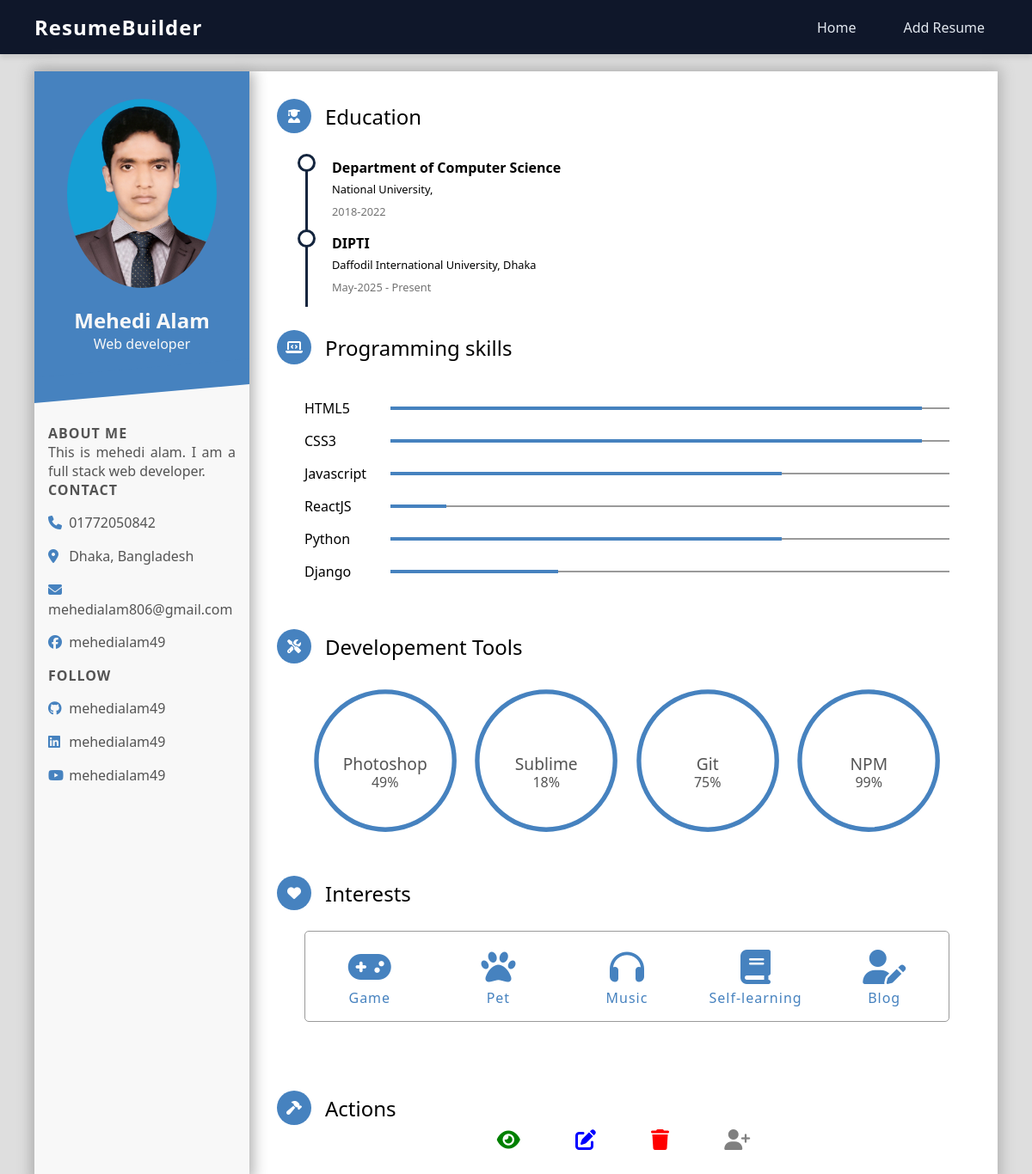
/viewResume/1, run on the app's committed database.
### resume/models.py (models this page shows)
class resumeModel(models.Model):
    profileImage = models.ImageField(upload_to='media/resume', null=True)
    fullName = models.CharField(max_length=100, null=True)
    profession = models.CharField(max_length=100, null=True)
    description = models.TextField(null=True)
    city = models.CharField(max_length=100, null=True)
    country = models.CharField(max_length=100, null=True)
    phone = models.CharField(max_length=17, null=True)
    email = models.CharField(max_length=100, null=True)
    projects = models.IntegerField(null=True)
    followers = models.CharField(max_length=100, null=True)
    likes = models.CharField(max_length=100, null=True)
    about = models.TextField(null=True)
    facebook = models.CharField(max_length=100, null=True)
    github = models.CharField(max_length=100, null=True)
    linkedin = models.CharField(max_length=100, null=True)
    department = models.CharField(max_length=100, null=True)
    university = models.CharField(max_length=100, null=True)
    grad_year = models.CharField(max_length=100, null=True)
    institute = models.CharField(max_length=100, null=True)
    progress = models.CharField(max_length=100, null=True)
    html = models.IntegerField(null=True)
    css = models.IntegerField(null=True)
    react = models.IntegerField(null=True)
    vue = models.IntegerField(null=True)
    python = models.IntegerField(null=True)
    django = models.IntegerField(null=True)
    photoshop = models.IntegerField(null=True)
    sublime = models.IntegerField(null=True)
    git = models.IntegerField(null=True)
    npm = models.IntegerField(null=True)

### resume/views.py (the view)
# urls.py: path('viewResume/<str:id>', viewResume, name='viewResume'),
def viewResume(request,id):
    resumeData = resumeModel.objects.get(id=id)
    return render(request, 'viewResume.html', {'resume': resumeData})

### resume/templates/viewResume.html (shortened to what this page needs)
{% extends 'master.html' %}
{% block body %}
  <div class="wrapper">
    <div class="intro">
      <div class="profile">
        <div class="photo">
          <img src="{{ resume.profileImage.url }}" alt="profile" />
        </div>
        <div class="bio">
          <h1 class="name">{{resume.fullName}}</h1>
          <p class="profession">{{resume.profession}}</p>
        </div>
      </div>
      <div class="intro-section about">
        <h1 class="title">about me</h1>
        <p class="paragraph">{{resume.about}}</p>
      </div>
      <div class="intro-section contact">
        <h1 class="title">Contact</h1>
        <div class="info-section">
          <i class="fas fa-phone"></i>
          <span>{{resume.phone}}</span>
        </div>
        <div class="info-section">
          <i class="fas fa-map-marker-alt"></i>
          <span>{{resume.city}}, {{resume.country}}</span>
        </div>
        <div class="info-section">
          <i class="fa-solid fa-envelope"></i>
          <span>{{resume.email}}</span>
        </div>
        <div class="info-section link">
          <i class="fab fa-facebook"></i>
          <a target="_blank" rel="author" href="https://www.facebook.com/MehediAlam49/"><span>{{resume.facebook}}</span></a>
        </div>
      </div>
      <div class="intro-section follow">
        <h1 class="title">Follow</h1>
        <div class="info-section link">
          <i class="fab fa-github"></i>
          <a target="_blank" rel="author" href="https://github.com/MehediAlam49"><span>{{resume.github}}</span></a>
        </div>
        <div class="info-section link">
          <i class="fa-brands fa-linkedin"></i>
          <a target="_blank" rel="author" href="https://www.linkedin.com/in/mehedialam49/"><span>{{resume.linkedin}}</span></a>
        </div>
        <div class="info-section link">
          <i class="fa-brands fa-youtube"></i>
          <a target="_blank" rel="author" href="https://www.youtube.com/@mehedialam49/"><span>mehedialam49</span></a>
        </div>
      </div>
    </div>
    <div class="detail">
      <div class="detail-section edu">
        <div class="detail-title">
          <div class="title-icon">
            <i class="fas fa-user-graduate"></i>
          </div>
          <span>Education</span>
        </div>
        <div class="detail-content">
          <div class="timeline-block">
            <h1>Department of Computer Science</h1>
            <p>{{resume.university}}, {{resume.counrty}}</p>
            <time>{{resume.grad_year}}</time>
          </div>
          <div class="timeline-block">
            <h1>{{resume.institute}}</h1>
            <p>Daffodil International University, {{resume.city}}</p>
            <time>{{resume.progress}}</time>
          </div>
        </div>
      </div>
      <div class="detail-section pg-skill">
        <div class="detail-title">
          <div class="title-icon">
            <i class="fas fa-laptop-code"></i>
          </div>
          <span>Programming skills</span>
        </div>
        <div class="detail-content">
          <ul class="pg-list">
            <li>
              <span>HTML5</span>
              <div class="sb-skeleton">
                <div class="skillbar" style="--pgbar-length: {{resume.html}}%"></div>
              </div>
            </li>
            <li>
              <span>CSS3</span>
              <div class="sb-skeleton">
                <div class="skillbar" style="--pgbar-length: {{resume.css}}%"></div>
              </div>
            </li>
            <li>
              <span>Javascript</span>
              <div class="sb-skeleton">
                <div class="skillbar" style="--pgbar-length: {{resume.vue}}%"></div>
              </div>
            </li>
            <li>
              <span>ReactJS</span>
              <div class="sb-skeleton">
                <div class="skillbar" style="--pgbar-length: {{resume.react}}%"></div>
              </div>
            </li>
            <li>
              <span>Python</span>
              <div class="sb-skeleton">
                <div class="skillbar" style="--pgbar-length: {{resume.python}}%"></div>
              </div>
            </li>
            <li>
              <span>Django</span>
              <div class="sb-skeleton">
                <div class="skillbar" style="--pgbar-length: {{resume.django}}%"></div>
              </div>
            </li>
          </ul>
        </div>
      </div>
      <div class="detail-section tool-skill">
        <div class="detail-title">
          <div class="title-icon">
            <i class="fas fa-tools"></i>
          </div>
          <span>Developement Tools</span>
        </div>
        <div class="detail-content">
          <ul class="tool-list">
            <li>
              <svg viewbox="0 0 100 100">
                <circle cx="50" cy="50" r="45"></circle>
                <circle class="cbar" cx="50" cy="50" r="45" style="--raw-percent: {{resume.photoshop}}"></circle>
              </svg>
              <span class="tl-name">Photoshop</span>
              <span class="tl-exp">{{resume.photoshop}}%</span>
            </li>
            <li>
              <svg viewbox="0 0 100 100">
                <circle cx="50" cy="50" r="45"></circle>
                <circle class="cbar" cx="50" cy="50" r="45" style="--raw-percent: {{resume.sublime}}"></circle>
              </svg>
              <span class="tl-name">Sublime</span>
              <span class="tl-exp">{{resume.sublime}}%</span>
            </li>
            <li>
              <svg viewbox="0 0 100 100">
                <circle cx="50" cy="50" r="45"></circle>
                <circle class="cbar" cx="50" cy="50" r="45" style="--raw-percent: {{resume.git}}"></circle>
              </svg>
              <span class="tl-name">Git</span>
              <span class="tl-exp">{{resume.git}}%</span>
            </li>
            <li>
              <svg viewbox="0 0 100 100">
                <circle cx="50" cy="50" r="45"></circle>
                <circle class="cbar" cx="50" cy="50" r="45" style="--raw-percent: {{resume.npm}}"></circle>
              </svg>
              <span class="tl-name">NPM</span>
              <span class="tl-exp">{{resume.npm}}%</span>
            </li>
          </ul>
        </div>
      </div>
      <div class="detail-section interests">
        <div class="detail-title">
          <div class="title-icon">
            <i class="fas fa-heart"></i>
          </div>
          <span>Interests</span>
        </div>
        <div class="detail-content">
          <div class="outer-frame">
            <ul class="favor-list">
              <li>
                <i class="fas fa-gamepad"></i>
                <span>Game</span>
              </li>
              <li>
                <i class="fas fa-paw"></i>
                <span>Pet</span>
              </li>
              <li>
                <i class="fa-solid fa-headphones"></i>
                <span>Music</span>
              </li>
              <li>
                <i class="fa-solid fa-book"></i>
                <span>Self-learning</span>
              </li>
              <li>
                <i class="fas fa-user-edit"></i>
                <span>Blog</span>
              </li>
            </ul>
          </div>
        </div>
      </div>
      <div class="actions detail-section">
        <div class="detail-title">
          <div class="title-icon">
            <i class="fa-solid fa-hammer"></i>
          </div>
          <span>Actions</span>
        </div>
        <a href="{% url 'viewResume' resume.id %}" class="view"><i class="fa-solid fa-eye" title="View"></i></a>
        <a href="{% url 'editResume' resume.id %}" class="edit"><i class="fa-solid fa-pen-to-square" title="Edit"></i></a>
        <a href="{% url 'deleteResume' resume.id %}" class="delete"><i class="fa-solid fa-trash" title="Delete"></i></a>
        <a href="{% url 'addResume' %}" class="add"><i id="follow" title="add user" class="fas fa-user-plus"></i></a>
      </div>
    </div>
  </div>
{% endblock %}

### resume/templates/master.html (style rules this page uses)
* { margin: 0; padding: 0; box-sizing: border-box; }
body { font-family: 'Segoe UI', Tahoma, Geneva, Verdana, sans-serif; background: #f4f4f4; }

### data on the page
resumeModel: profileImage (picture), fullName "Mehedi Alam", profession "Web developer", about "This is mehedi alam. I am a full stack web developer.", phone "01772050842", city "Dhaka", country "Bangladesh", email "mehedialam806@gmail.com", facebook "mehedialam49", github "mehedialam49", linkedin "mehedialam49", university "National University", grad_year "2018-2022", institute "DIPTI", progress "May-2025 - Present", photoshop "49", sublime "18", git "75", npm "99"
